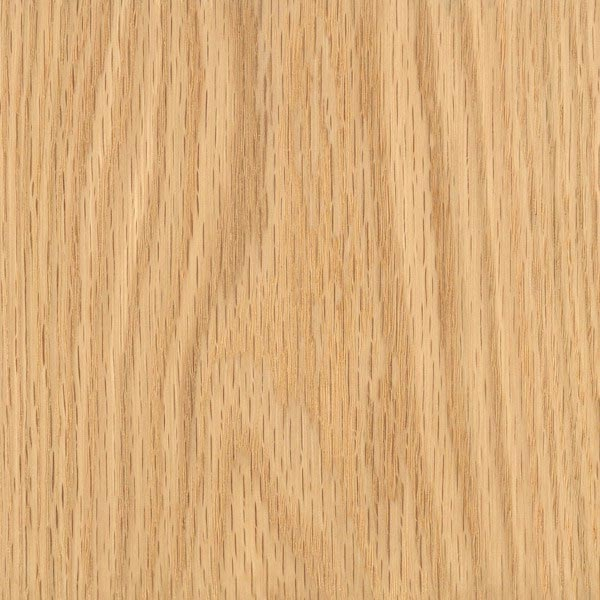
#> input picture wood.jpg, 600 x 600 px
$ python experiments_combo.py wood.jpg
#> lines starting #> are read from the running program, lines starting #| are printed output that depends on the picture
#!/usr/bin/env python3
import cv2
import numpy as np
import sys
import os
from pathlib import Path

def apply_grayscale(image):
    """Convert image to grayscale"""
    return cv2.cvtColor(image, cv2.COLOR_BGR2GRAY)

def apply_gaussian_blur(image, kernel_size=15):
    """Apply Gaussian blur"""
    return cv2.GaussianBlur(image, (kernel_size, kernel_size), 0)

# [26 lines left out: functions apply_edge_detection, apply_histogram_equalization, apply_adaptive_threshold, apply_morphological_operations, not called in this run]

def apply_grayscale_morph_clahe_inseq(image):
    """Apply grayscale and morphological closing w/ elliptical kernel and clahe"""
    gray = cv2.cvtColor(image, cv2.COLOR_BGR2GRAY) if image.ndim == 3 else image

    # Automatically choose a large kernel based on image size
    h, w = gray.shape
    k = int(0.1 * min(h, w))     # ~10% of smaller image dimension
    if k % 2 == 0:
        k += 1   # kernel size must be odd
    k = max(k,31)
    kernel = cv2.getStructuringElement(cv2.MORPH_ELLIPSE, (k, k))

    # Morphological closing (background / illumination estimate)
    background = cv2.morphologyEx(gray, cv2.MORPH_CLOSE, kernel)
    background = np.clip(background, 1, 255) # Avoid division by zero
    corrected = cv2.divide(gray, background, scale=255)     # Illumination correction (division)
    corrected = corrected.astype(np.uint8)

    # CLAHE in grayscale
    clahe = cv2.createCLAHE(clipLimit = 2.0, tileGridSize=(8,8))
    corrected_clahe = clahe.apply(corrected)

    # Convert to LAB colorscale
    lab = cv2.cvtColor(image, cv2.COLOR_BGR2LAB)
    lab[:,:,0] = corrected_clahe

    # Convert back to BGR
    return cv2.cvtColor(lab, cv2.COLOR_LAB2BGR)

def apply_bilateral_filter(image):
    """Apply bilateral filter for noise reduction while preserving edges"""
    return cv2.bilateralFilter(image, 9, 75, 75)

# [6 lines left out: function apply_sharpening, not called in this run]

def apply_contrast_brightness(image, alpha=1.5, beta=30):
    """Adjust contrast and brightness"""
    return cv2.convertScaleAbs(image, alpha=alpha, beta=beta)

def main():
    print(sys.argv)
    if len(sys.argv) != 2:
        print("Usage: python main.py <path_to_image>")
        sys.exit(1)

    image_path = sys.argv[1]

    if not os.path.exists(image_path):
        print(f"Error: Image file '{image_path}' not found.")
        sys.exit(1)

    # Load the image
    image = cv2.imread(image_path)
#> image is the input picture: shape (600, 600, 3); mean B, G, R 122.4, 174, 217.8
    if image is None:
        print(f"Error: Could not load image '{image_path}'.")
        sys.exit(1)

    # Create output directory
    base_name = Path(image_path).stem
    output_dir = f"processed_{base_name}"
    os.makedirs(output_dir, exist_ok=True)

    # Apply preprocessing techniques and save results
    techniques = [
        ("original", lambda img: img),
        #("grayscale", apply_grayscale),
        #("gaussian_blur", apply_gaussian_blur),
        #("edge_detection", apply_edge_detection),
        #("histogram_equalization", apply_histogram_equalization),
        #("adaptive_threshold", apply_adaptive_threshold),
        #("morphological_closing", apply_morphological_operations),
        #("bilateral_filter", apply_bilateral_filter),
        #("sharpening", apply_sharpening),
        #("contrast_brightness", apply_contrast_brightness),
        ("combo", apply_grayscale_morph_clahe_inseq)
    ]

    print(f"Processing image: {image_path}")
    print(f"Output directory: {output_dir}")
    print("Applying preprocessing techniques...")

    for technique_name, technique_func in techniques:
        try:
            processed_image = technique_func(image.copy())

            # Convert single channel images to 3-channel for consistent saving
            if len(processed_image.shape) == 2:
                processed_image = cv2.cvtColor(processed_image, cv2.COLOR_GRAY2BGR)

            output_path = os.path.join(output_dir, f"{base_name}_{technique_name}.jpg")
            cv2.imwrite(output_path, processed_image)
            print(f" {technique_name}: {output_path}")

        except Exception as e:
            print(f" Error applying {technique_name}: {str(e)}")
#> this loop made 2 passes
#> pass 2, in apply_grayscale_morph_clahe_inseq, `gray = cv2.cvtColor(image, cv2.COLOR_BGR2GRAY) if image.ndim == 3 else..`:
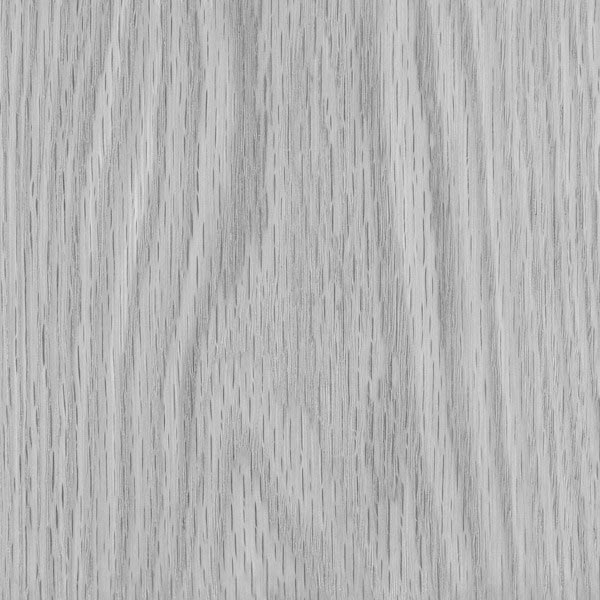
#> gray: shape (600, 600); min 97, max 226, mean 181.2
#> pass 2, in apply_grayscale_morph_clahe_inseq, `background = cv2.morphologyEx(gray, cv2.MORPH_CLOSE, kernel)`:
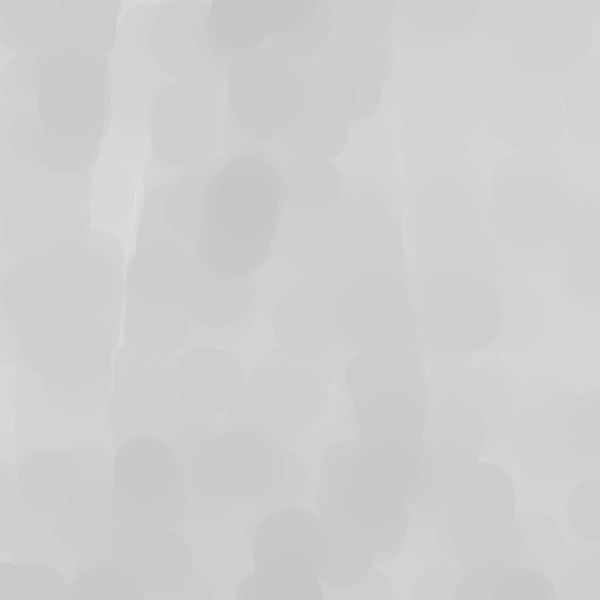
#> background: shape (600, 600); min 198, max 226, mean 206.7
#> pass 2, in apply_grayscale_morph_clahe_inseq, `corrected = cv2.divide(gray, background, scale=255)`:
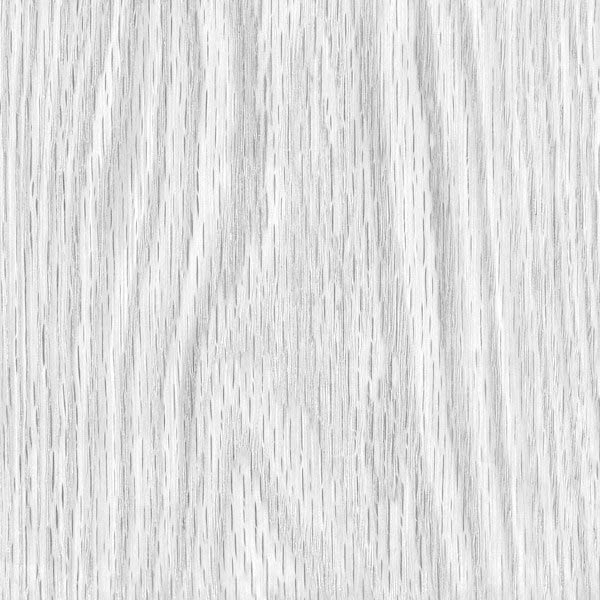
#> corrected: shape (600, 600); min 118, max 255, mean 223.5
#> pass 2, in apply_grayscale_morph_clahe_inseq, `corrected_clahe = clahe.apply(corrected)`:
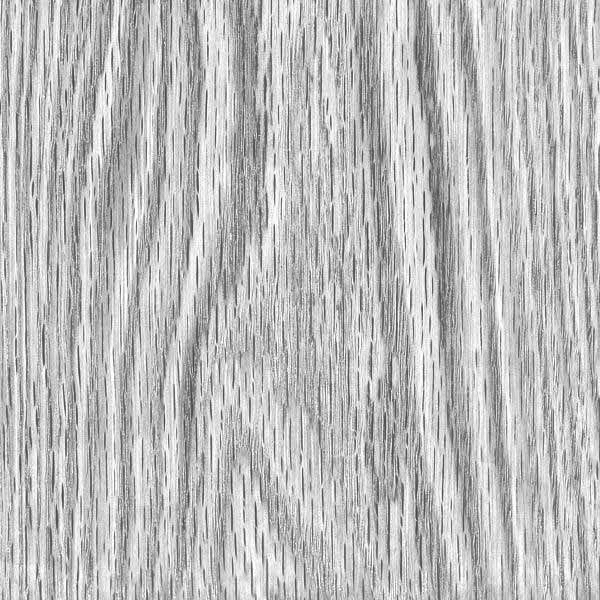
#> corrected_clahe: shape (600, 600); min 60, max 255, mean 188.4
#> after the loop:
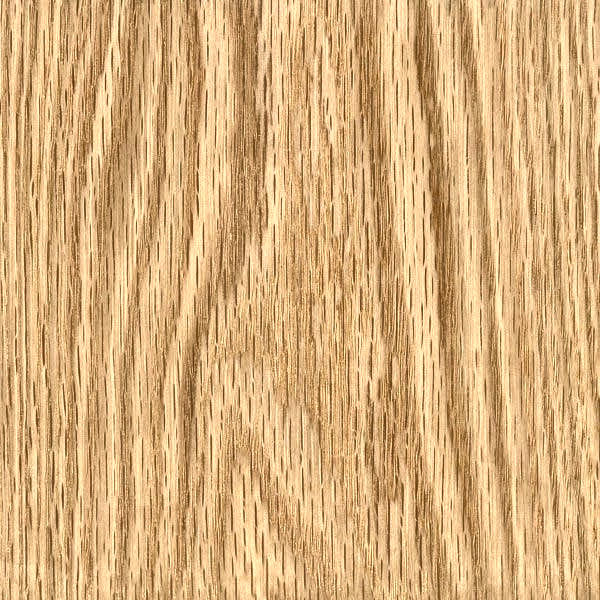
#> processed_image: shape (600, 600, 3); mean B, G, R 123.3, 174.9, 215.4

    print(f"\nProcessing complete! Check the '{output_dir}' directory for results.")
#| Processing complete! Check the 'processed_wood' directory for results.

if __name__ == "__main__":
    main()
